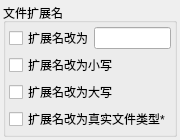
<?xml version="1.0" encoding="UTF-8"?>
<ui version="4.0">
 <class>Form</class>
 <widget class="QWidget" name="Form">
  <property name="geometry">
   <rect>
    <x>0</x>
    <y>0</y>
    <width>174</width>
    <height>123</height>
   </rect>
  </property>
  <property name="windowTitle">
   <string>Form</string>
  </property>
  <layout class="QVBoxLayout" name="verticalLayout">
   <property name="spacing">
    <number>3</number>
   </property>
   <property name="leftMargin">
    <number>3</number>
   </property>
   <property name="topMargin">
    <number>3</number>
   </property>
   <property name="rightMargin">
    <number>3</number>
   </property>
   <property name="bottomMargin">
    <number>3</number>
   </property>
   <item>
    <widget class="QGroupBox" name="groupBox">
     <property name="title">
      <string>文件扩展名</string>
     </property>
     <layout class="QVBoxLayout" name="verticalLayout_2">
      <property name="spacing">
       <number>3</number>
      </property>
      <property name="leftMargin">
       <number>3</number>
      </property>
      <property name="topMargin">
       <number>3</number>
      </property>
      <property name="rightMargin">
       <number>3</number>
      </property>
      <property name="bottomMargin">
       <number>3</number>
      </property>
      <item>
       <layout class="QHBoxLayout" name="horizontalLayout" stretch="0,1">
        <property name="spacing">
         <number>0</number>
        </property>
        <item>
         <widget class="QCheckBox" name="checkBox_change_to">
          <property name="text">
           <string>扩展名改为</string>
          </property>
         </widget>
        </item>
        <item>
         <widget class="QLineEdit" name="lineEdit_file_extension"/>
        </item>
       </layout>
      </item>
      <item>
       <widget class="QCheckBox" name="checkBox_lowercase">
        <property name="text">
         <string>扩展名改为小写</string>
        </property>
       </widget>
      </item>
      <item>
       <widget class="QCheckBox" name="checkBox_capital">
        <property name="text">
         <string>扩展名改为大写</string>
        </property>
       </widget>
      </item>
      <item>
       <widget class="QCheckBox" name="checkBox_real_type">
        <property name="text">
         <string>扩展名改为真实文件类型*</string>
        </property>
       </widget>
      </item>
     </layout>
    </widget>
   </item>
  </layout>
 </widget>
 <resources/>
 <connections/>
</ui>
